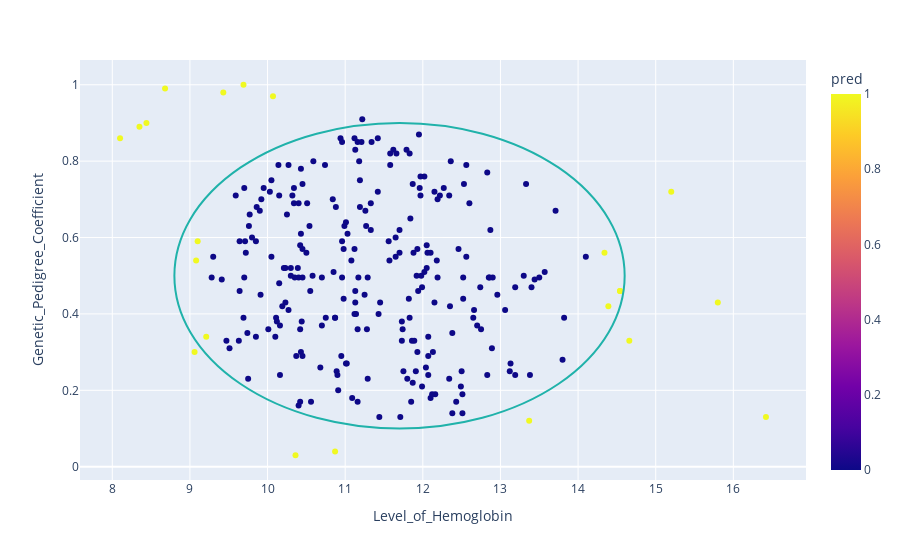

The notebook cell this image was saved under:
### Code cell
# wrong predictions

X_test['truth'] = Y_test.values
X_test['pred'] = Y_pred
X_test['errors'] = Y_test.values.flatten() == Y_pred
import plotly.express as px
fig = px.scatter(X_test[X_test.truth == 0], x="Level_of_Hemoglobin", y="Genetic_Pedigree_Coefficient", color="pred")
fig.add_shape(type="circle",
    xref="x", yref="y",
    x0=8.8, y0=0.1, x1=14.6, y1=0.9,
    line_color="LightSeaGreen",
)
fig.show()

### Figure 1 — Plotly figure (JSON) as saved in the notebook; plotly's stock layout.template omitted (floating-point values rounded to 4 significant figures; data arrays with more than 128 entries replaced by an {"elided": "..."} marker saying what was removed)
{"data": [{"hoverlabel": {"namelength": 0}, "hovertemplate": "Level_of_Hemoglobin=%{x}<br>Genetic_Pedigree_Coefficient=%{y}<br>pred=%{marker.color}", "legendgroup": "", "marker": {"color": {"elided": "260 int values"}, "coloraxis": "coloraxis", "symbol": "circle"}, "mode": "markers", "name": "", "showlegend": false, "type": "scatter", "x": {"elided": "260 float values"}, "xaxis": "x", "y": {"elided": "260 float values"}, "yaxis": "y"}], "layout": {"coloraxis": {"colorbar": {"title": {"text": "pred"}}, "colorscale": [[0, "#0d0887"], [0.1111, "#46039f"], [0.2222, "#7201a8"], [0.3333, "#9c179e"], [0.4444, "#bd3786"], [0.5556, "#d8576b"], [0.6667, "#ed7953"], [0.7778, "#fb9f3a"], [0.8889, "#fdca26"], [1, "#f0f921"]]}, "legend": {"tracegroupgap": 0}, "margin": {"t": 60}, "shapes": [{"line": {"color": "LightSeaGreen"}, "type": "circle", "x0": 8.8, "x1": 14.6, "xref": "x", "y0": 0.1, "y1": 0.9, "yref": "y"}], "xaxis": {"anchor": "y", "domain": [0, 1], "title": {"text": "Level_of_Hemoglobin"}}, "yaxis": {"anchor": "x", "domain": [0, 1], "title": {"text": "Genetic_Pedigree_Coefficient"}}}}
